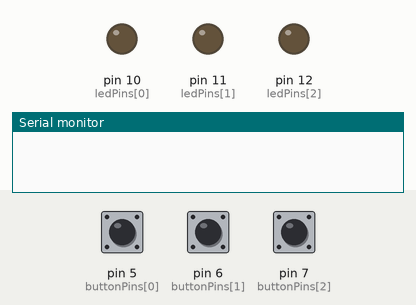
Simulated run of this sketch. Board: Arduino Uno, built with avr-gcc and run on an emulated ATmega328P. On the bench: output pins drawn as LEDs (lit = HIGH), the last lines printed to the serial monitor. The inputs (shaded band) are chosen by the test bench; at power-on: pin 5 (buttonPins[0]) LOW, pin 6 (buttonPins[1]) LOW, pin 7 (buttonPins[2]) LOW.

Above: at 1.2 s.
1.3 s: pin 5 (buttonPins[0]) pulled HIGH for 0.15 s
At 1.37 s:
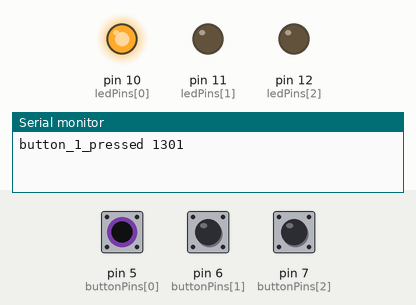
2.9 s: pin 6 (buttonPins[1]) pulled HIGH for 0.15 s
At 2.97 s:
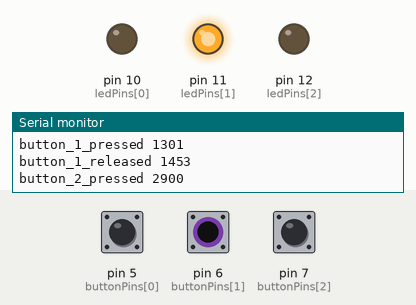
4.5 s: pin 7 (buttonPins[2]) pulled HIGH for 0.15 s
At 4.57 s:
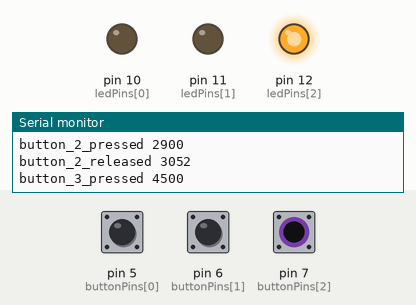
6.1 s: pin 7 (buttonPins[2]) pulled HIGH for 3.2 s
At 10.0 s:
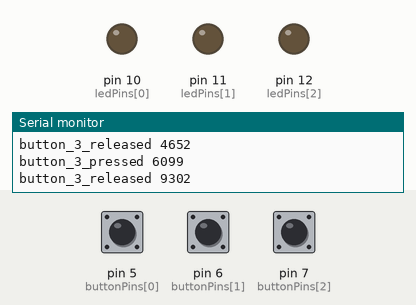
10.8 s: pin 5 (buttonPins[0]) pulled HIGH for 3.2 s
At 11.1 s:
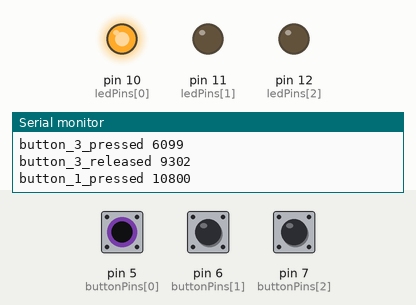
15.5 s: pin 5 (buttonPins[0]) driven HIGH and pin 6 (buttonPins[1]) driven HIGH
At 15.9 s:
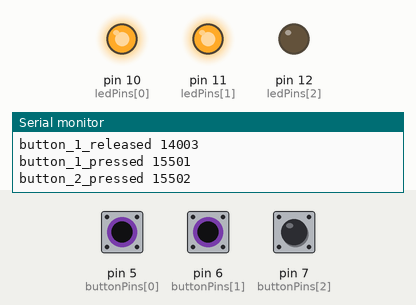
Timing chart, 0 to 18.0 s (numbered marks = the images above; inputs shaded):
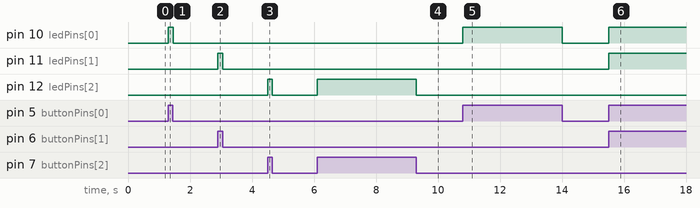

The sketch:

buttonboard.ino
```cpp
// Button pins
const int buttonPins[3] = {5, 6, 7};  // Creates an array of pin numbers for 3 buttons connected to digital pins 5, 6, and 7

// LED pins
const int ledPins[3] = {10, 11, 12};  // Creates an array of pin numbers for 3 LEDs connected to digital pins 10, 11, and 12

// State tracking
bool lastState[3] = {LOW, LOW};       // Tracks whether each button was previously pressed (HIGH) or not pressed (LOW). Starts with LOW.
unsigned long pressStart[3] = {0, 0}; // Stores the time (in milliseconds) when a button was pressed. Used to measure how long it's held.

void setup() {
  Serial.begin(9600);  // Starts serial communication at 9600 bits per second. Useful for printing messages to your computer.

  // Loop through each button and LED pin to set them up
  for (int i = 0; i < 3; i++) {
    pinMode(buttonPins[i], INPUT);     // Sets each button pin as an input so we can read if it's pressed or not
    pinMode(ledPins[i], OUTPUT);       // Sets each LED pin as an output so we can turn it on or off
    digitalWrite(ledPins[i], LOW);     // Makes sure all LEDs start in the OFF state
  }
}

void loop() {
  // Check each button one by one
  for (int i = 0; i < 3; i++) {
    bool current = digitalRead(buttonPins[i]);  // Read the current state of the button (HIGH = pressed, LOW = not pressed)

    // If the button is currently being pressed and wasn't before
    if (current == HIGH && lastState[i] == LOW) {
      pressStart[i] = millis();                // Save the current time (in ms since the program started) to mark when the button was pressed
      digitalWrite(ledPins[i], HIGH);          // Turn on the LED to show the button is being pressed
      Serial.print("button_");                 // Print to serial monitor: beginning of message
      Serial.print(i + 1);                     // Print which button number (1, 2, or 3)
      Serial.print("_pressed ");               // Add "pressed" text
      Serial.println(pressStart[i]);           // Print the timestamp of when the button was pressed
      lastState[i] = HIGH;                     // Update the last state to show that the button is now pressed
    }

    // If the button is currently NOT being pressed but was before
    else if (current == LOW && lastState[i] == HIGH) {
      unsigned long pressEnd = millis();       // Save the current time as when the button was released
      digitalWrite(ledPins[i], LOW);           // Turn off the LED because the button is no longer being pressed
      Serial.print("button_");                 // Print to serial monitor: beginning of message
      Serial.print(i + 1);                     // Print which button number (1, 2, or 3)
      Serial.print("_released ");              // Add "released" text
      Serial.println(pressEnd);                // Print the timestamp of when the button was released
      lastState[i] = LOW;                      // Update the last state to show that the button is now released
    }
  }

  delay(5); // Short pause (5 milliseconds) to help avoid bouncing issues (where button press is read multiple times quickly)
}
```

Measured:
- after the input at 1.3 s, pin 10 (ledPins[0]): LOW → HIGH at once, → LOW 0.15 s later
- after the input at 2.9 s, pin 11 (ledPins[1]): LOW → HIGH at once, → LOW 0.15 s later
- after the input at 4.5 s, pin 12 (ledPins[2]): LOW → HIGH at once, → LOW 0.15 s later
- after the input at 6.1 s, pin 12 (ledPins[2]): LOW → HIGH at once, → LOW 3.2 s later
- after the input at 10.8 s, pin 10 (ledPins[0]): LOW → HIGH at once, → LOW 3.2 s later
- after the input at 15.5 s, pin 10 (ledPins[0]), pin 11 (ledPins[1]): LOW → HIGH at once
